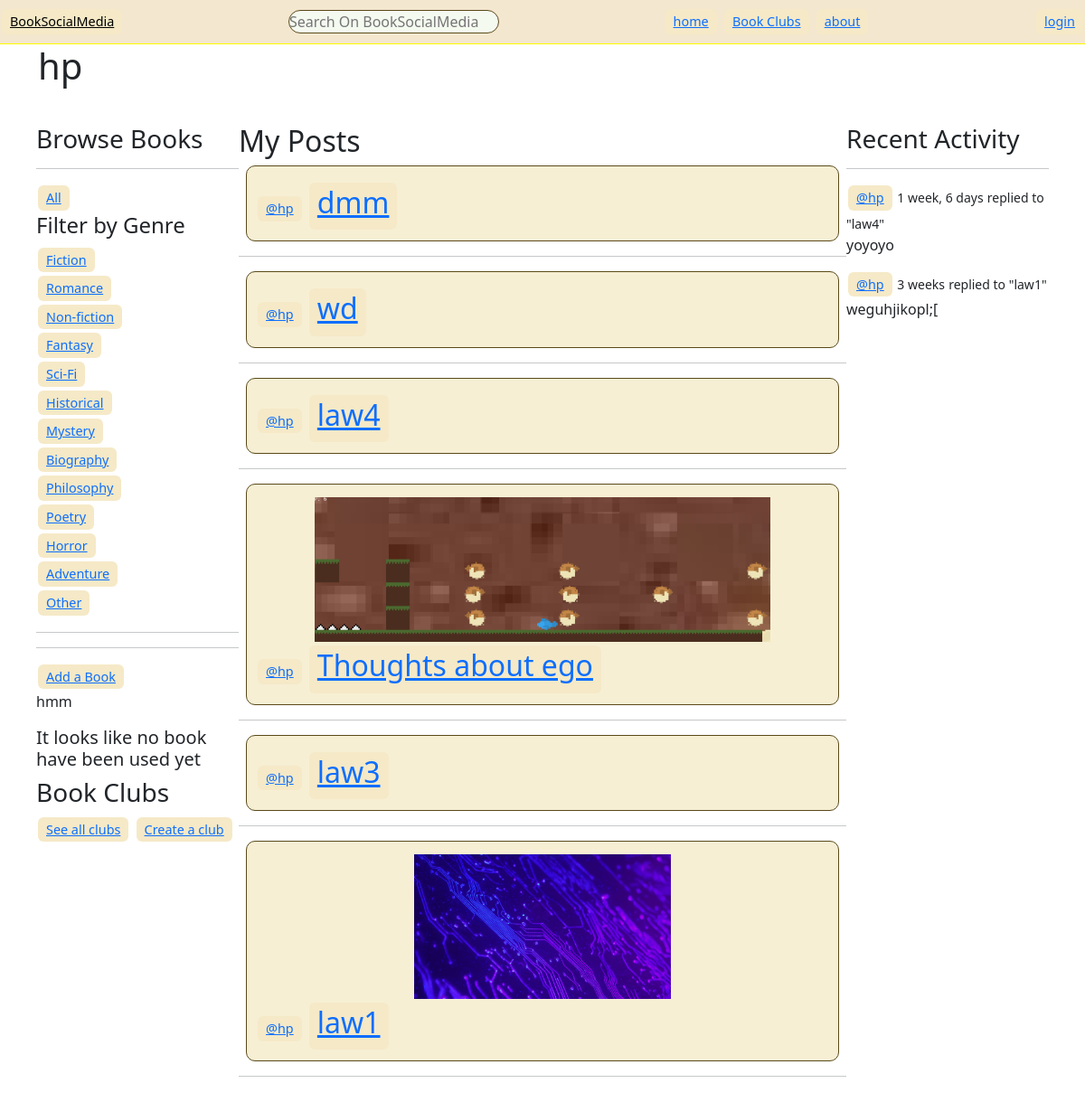
Before: /profile/1/ with the older database file.
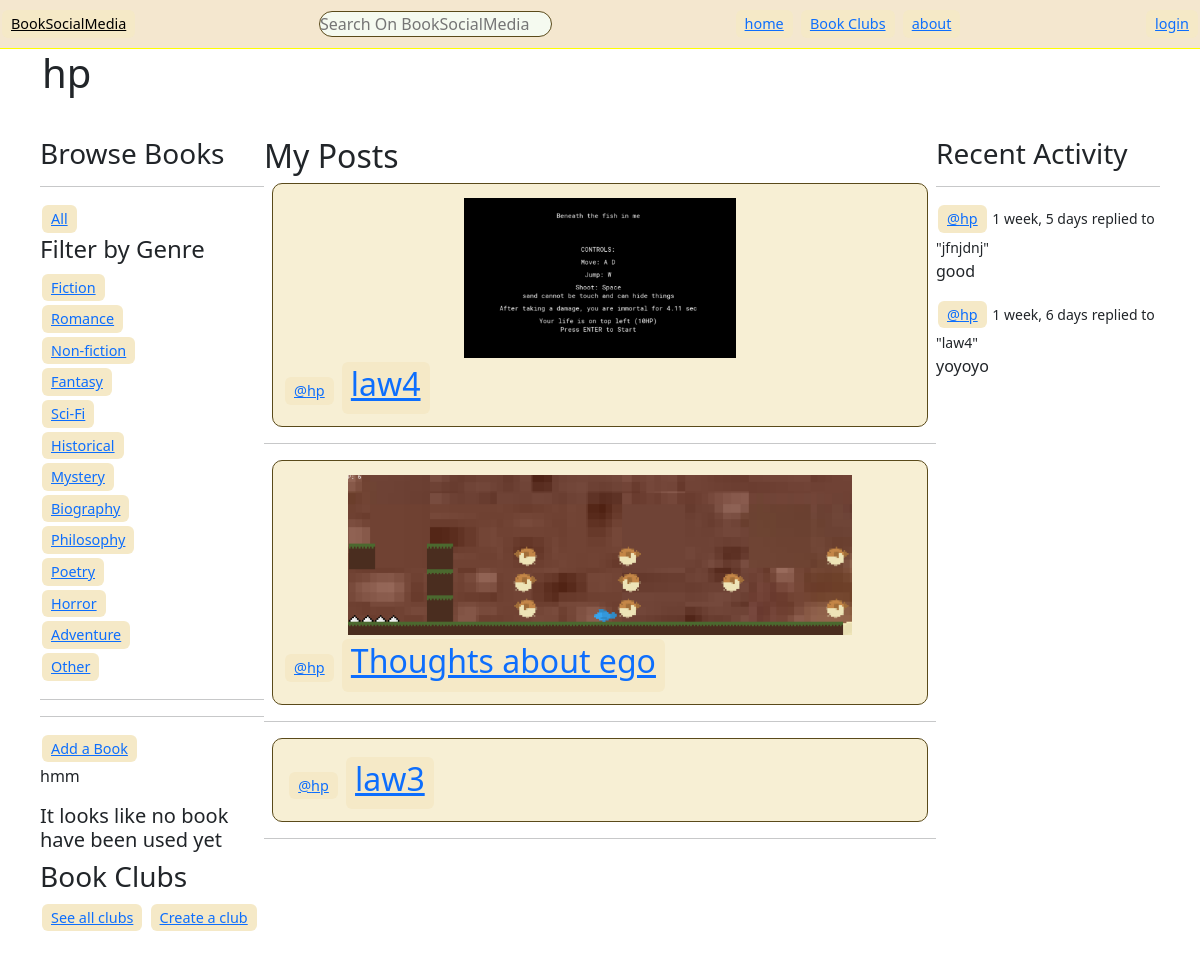
After: the same page with the newer database file.
### main/models.py (models this page shows, shortened)
class Profile(models.Model):
    user = models.OneToOneField(User, on_delete=models.CASCADE)
    profile_image =models.ImageField(default='default.jpg', upload_to='profile_pics')
    bio = models.TextField(blank=True,null=True)
    streak = models.IntegerField(default=0)
    def __str__(self):
        return self.user.username

class Post(models.Model):
    author = models.ForeignKey(Profile, on_delete=models.CASCADE)
    title = models.CharField(max_length=200)
    Book = models.ForeignKey(Book, on_delete=models.CASCADE)
    reference = models.TextField(max_length=100)
    content = models.TextField(max_length = 2000)
    date = models.DateTimeField(auto_now_add=True)
    image = models.ImageField(upload_to='posts/', null=True, blank=True)
    reads = models.IntegerField(default=0)
    class Meta:
        ordering = ['-date']
    def __str__(self):
        return self.title

class Comment(models.Model):
    author = models.ForeignKey(Profile, on_delete=models.CASCADE)
    post = models.ForeignKey(Post, on_delete=models.CASCADE)
    content = models.TextField(max_length=200)
    date = models.DateTimeField(auto_now_add=True)
    class Meta:
        ordering = ['-date']

### main/views.py (the view)
# urls.py: path('profile/<str:pk>/', views.profile, name='profile'),
def profile(request, pk):
    profile = Profile.objects.get(id=pk)
    posts = profile.post_set.all()
    post_comments = profile.comment_set.all()
    books = Book.objects.filter(post__author=profile, valid=True)
    clubs = BookClub.objects.all()
    context = {'posts': posts, 'profile': profile, 'post_comments': post_comments, 'books': books, 'clubs': clubs, 'genre_choices': Book.GENRE_CHOICES,  'selected_genre': '', 'current_q': '',}
    return render(request, 'main/profile.html', context)

### main/templates/main/profile.html (shortened to what this page needs)
{% extends 'main/base.html' %}
{% block content %}
<div class="container">
    <h1>{{ profile }}</h1>
</div>
<div class="home-container">
    <div>
        {% include 'main/topics_component.html' %}
    </div>
    <div>
        <h2>My Posts</h2>
        {% include 'main/feed_component.html' %}
    </div>
    <div>
        {% include 'main/activity_component.html' %}
    </div>
</div>
{% endblock %}

### main/templates/main/base.html (shortened to what this page needs)
<!DOCTYPE html>
{% load static %}
<html lang="en">
<head>
    <link rel="stylesheet" type="text/css" media="screen" href="{% static 'styles/main.css' %}">
    <link href="https://cdn.jsdelivr.net/npm/bootstrap@5.3.2/dist/css/bootstrap.min.css" rel="stylesheet">
</head>
<body>
{% include 'main/navbar.html' %}
{% block content %}
{% endblock %}
</body>
</html>

### main/templates/main/navbar.html
<nav class="navbar">
    <div class="logo"><a href="/">BookSocialMedia</a></div>
    <form method="get" action="{% url 'home' %}">
        <input type="text" name="q" placeholder="Search On BookSocialMedia" />
    </form>
    <div class="nav-links">
        <a href="{% url 'home' %}">home</a>
        <a href="{% url 'bookClub-list' %}">Book Clubs</a>
        <a href="{% url 'about' %}">about</a>
    </div>
    <div class="nav-user">
        {% if request.user.is_authenticated %}
        <p>Hello {{ request.user }}</p>
        <ul ><a href="{% url 'profile' user.id %}">profile</a></ul>
        <a href="{% url 'logout' %}">logout</a>
        {% else %}
        <a href="{% url 'login' %}">login</a>
        {% endif %}
    </div>
</nav>

### main/templates/main/topics_component.html (shortened to what this page needs)
            <h3>Browse Books</h3>
            <hr>
            <div>
                <a href="{% url 'home' %}">All</a>
            </div>
            {% if genre_choices %}
                <div>
                    <h4>Filter by Genre</h4>
                    {% for value,label in genre_choices %}
                    <div>
                        <a href="{% url 'home' %}?genre={{value}}{% if current_q %}&q={{ current_q }}{% endif %}">{{ label }}</a>
                    </div>
                    {% endfor %}
                </div>
            {% endif %}
            <hr>
            <hr>
            <div>
                <a href="{% url 'create-book' %}">Add a Book</a>
                {% if books %}
                    {% for book in books %}
                    <div>
                        <a href="{% url 'home' %}?q={{book.title}}">{{ book.title }}</a><a href="{% url 'book' book.id %}">See</a>
                    </div>
                    {% endfor %}
                {% else %}
                    <p>hmm</p>
                    <h5> It looks like no book have been used yet</h5>
                {% endif %}
                <div>
                    <h3>Book Clubs</h3>
                    <a href="{% url 'bookClub-list' %}">See all clubs</a>
                    <a href="{% url 'create-bookClub' %}"> Create a club</a>
                </div>
            </div>

### main/templates/main/feed_component.html (shortened to what this page needs)
{% load static %}
            <div class="feed-component">
                {% for post in posts  %}
                    <div class="post-card">
                        <div class="post-viewing">
                            {% if post.image %}
                            <img alt="" src="{{post.image.url}}" class="post-image"/>
                            {% endif %}
                            <a href="{% url 'profile' post.author.id %}">@{{ post.author }}</a>
                            <a href="{% url 'post' post.id %}" class="post-title"> <h2>{{ post.title }}</h2></a>
                        </div>
                    </div>
                    <hr>
                {% endfor %}
            </div>

### main/templates/main/activity_component.html (shortened to what this page needs)
            <h3>Recent Activity</h3>
            <hr>
            {% for comment in post_comments %}
                <div>
                    <small><a href="{% url 'profile' comment.author.user.id %}">@{{comment.author}}</a> {{comment.date|timesince}}</small>
                    <small> replied to "{{comment.post}}"</small>
                    <p>{{comment.content}}</p>
                </div>
            {% endfor %}

### static/styles/main.css (style rules this page uses)
* { margin: 0; padding: 0; box-sizing: border-box; }
body { background-color: #f7f2df; color: #2c2c2c; font-family:Georgia, 'Times New Roman', Times, serif; min-height: 100vh; line-height:1.6; font-size: 16px; }
hr { border: none; border-top: 1px solid #e8dfc8; margin: 12px 0; }
.navbar { display: grid; grid-template-columns: auto 1fr auto auto auto ; align-items: center; background-color: rgb(244, 231, 207); border-bottom: 1px solid yellow; padding: 10px 20px; flex-wrap: wrap; }
.logo a { background-color: none; font-weight: normal; color: black; }
.navbar form { display: flex; }
.navbar form input[type="text"] { width: 100%; border: 1px solid; border-radius: 20px; color: rgb(90, 74, 26); background-color:rgb(245, 250, 240); }
.nav-user { display: grid; grid-template-columns: auto 1fr auto; align-items: center; }
.home-container { display: grid; grid-template-columns: 1fr 3fr 1fr; padding: 20px; margin: 20px }
.post-card { background-color: #f7efd4; border: 1px solid rgb(90, 74, 26); border-radius: 10px; padding: 10px; margin: 8px; }
a { display: inline-block; border-radius: 6px; padding: 3px 9px; margin: 2px; color: rgb(90, 74, 26); background-color:rgb(245, 233, 199); font-size: 0.9rem; transition: background-color 0.3, color 0.4; }
.post-title { font-size: 20px; margin-top: 4px; }
.post-image { max-height: 160px; object-fit: contain; width: 100%; border-radius: 8px; }

Changed rows visible on the page:
removed Post: author "hp", title "dmm"
removed Post: author "hp", title "wd"
removed Post: image (picture), author "hp", title "law1"
removed Comment: author "hp", date "3 weeks", post "law1", content "weguhjikopl;["
changed Post "law4": image: picture added
added Comment: author "hp", date "1 week, 5 days", post "jfnjdnj", content "good"
